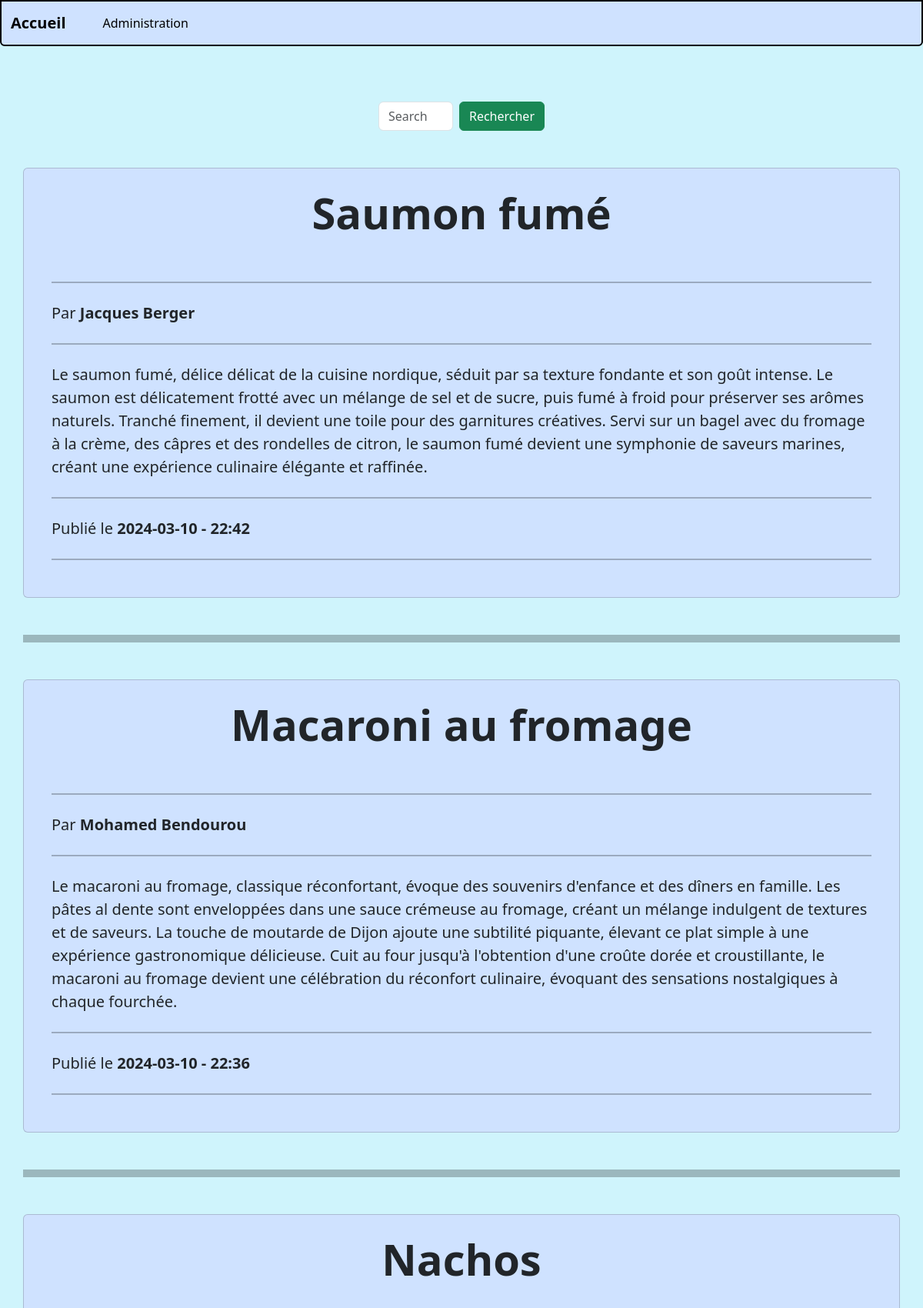
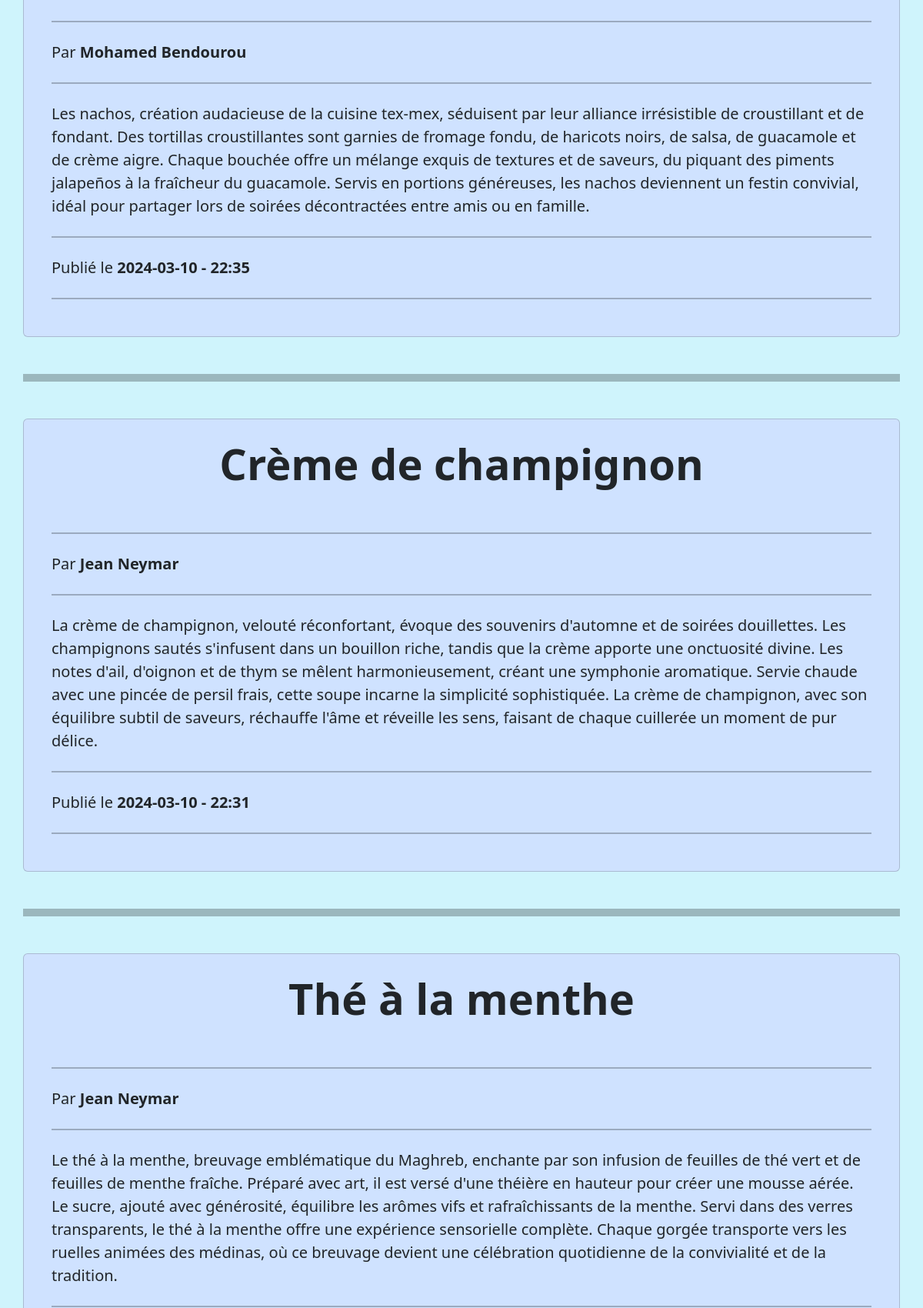
The page / (upper part) on the database its author committed (2 pictures, top to bottom).
### tables this page shows
CREATE TABLE article (
    identifiant TEXT PRIMARY KEY,
    titre TEXT,
    auteur_id INTEGER,
    date_publication DATE,
    contenu TEXT,
    est_html INTEGER,
    FOREIGN KEY (auteur_id) REFERENCES utilisateur(id)
);

### app.py (the view)
@app.route('/', methods=['GET'])
def index():
    message_logout = request.args.get('message_logout', None)
    message_desactivation = request.args.get('message_desactivation', None)
    articles = get_db().get_all_articles()  # Récupérer les articles de la BD et les mettre dans une variable
    if articles is not None:
        articles = sorted(articles, key=lambda un_article: un_article.date, reverse=True)
        articles = articles[:5]
    for article in articles:
        article.nom_auteur = get_nom_auteur(article.auteur)
    return render_template('index.html', nom='Accueil', liste=articles,
                           message_logout=message_logout, message_desactivation=message_desactivation), 200

### app.py (called while the page is built)
def get_db():
    database = getattr(g, '_database', None)
    if database is None:
        g._database = Database()
    return g._database

def get_nom_auteur(auteur):
    return get_db().get_nom_auteur(auteur)

### database.py (called while the page is built)
    def get_connection(self):
        if self.connection is None:
            self.connection = sqlite3.connect('db/database.db')
        return self.connection

    def get_nom_auteur(self, auteur_id):
        cursor = self.get_connection().cursor()
        cursor.execute("SELECT prenom || ' ' || nom AS nom_complet FROM utilisateur WHERE id = ?",
                       (auteur_id,))
        nom_complet = cursor.fetchone()
        return nom_complet[0]

    def get_all_articles(self):
        cursor = self.get_connection().cursor()
        cursor.execute("SELECT * FROM article")
        articles = cursor.fetchall()
        if len(articles) != 0:
            liste_articles = []
            for article in articles:
                date_formatee = datetime.strptime(article[3], "%Y-%m-%d %H:%M:%S.%f").strftime("%Y-%m-%d - %H:%M")
                liste_articles.append(
                    Article(identifiant=article[0], titre=article[1], auteur=article[2], date=date_formatee,
                            contenu=article[4], est_html=article[5]))
            return liste_articles

### templates/index.html (shortened to what this page needs)
{% extends "template.html" %}
{% block content %}
<div style="width: 20%" class="container mt-5 pt-4 position-relative">
    <form method="post" action="{{ url_for('recherche') }}" class="d-flex needs-validation" novalidate>
       <input pattern=".*\S+.*" name="recherche" class="form-control me-2" type="search" placeholder="Search" aria-label="Search" required>
       <button class="btn btn-success" type="submit">Rechercher</button>
    </form>
</div>
{% for article in liste %}
<div class="container mt-5 pt-4 text-center bg-primary-subtle card mb-4">
    <h1 class="display-4 fw-bold">{{ article.titre }}</h1>
    <div class="p-4">
        <hr class="my-4 border border-black">
        <p class="lead text-start">Par <span class="fw-bold">{{ article.nom_auteur }}</span></p>
        <hr class="my-4 border border-black">
        <div class="lead text-start">
            {% if article.est_html == 1|int %}
        	    {{ article.contenu | safe }}
            {% else %}
        	    <p>{{ article.contenu }}</p>
            {% endif %}
        <hr class="my-4 border border-black">
        <p class="lead text-start">Publié le <span class="fw-bold">{{ article.date }}</span></p>
        <hr class="my-4 border border-black">
        </div>
    </div>
</div>
{% if not loop.last %}
    <hr class="my-4 border border-black border-top border-5 mt-5 container text-center">
{% endif %}
{% endfor %}
{% endblock %}

### templates/template.html (shortened to what this page needs)
<!doctype html>
<html lang="fr">
<head>
    <link href="https://cdn.jsdelivr.net/npm/bootstrap@5.3.3/dist/css/bootstrap.min.css" rel="stylesheet">
</head>
<body class="bg-info-subtle">
<nav class="navbar navbar-expand-lg sticky-top navbar-dark bg-primary-subtle border border-2 border-black rounded-bottom">
    <div class="container-fluid">
        <a class="navbar-brand text-black  fw-bold" href="{{ url_for('index') }}">Accueil</a>
        <ul class="navbar-nav me-auto mb-2 mb-lg-0">
            {% if session['id_session'] %}
                <li class="nav-item dropdown mx-4">
                    <a id="navbarDropdown" class="nav-link dropdown-toggle text-black"
                       role="button" data-bs-toggle="dropdown" aria-expanded="false" href="#">Administration
                    </a>
                    <ul class="dropdown-menu bg-primary-subtle text-light-emphasis" aria-labelledby="navbarDropdown">
                        <li><a class="dropdown-item text-black" href="{{ url_for('admin') }}">Gestion articles</a></li>
                        <li><a class="dropdown-item text-black" href="{{ url_for('utilisateur') }}">Gestion utilisateurs</a></li>
                        <li><hr class="dropdown-divider text-black"></li>
                        <li>
                            <a class="dropdown-item fw-light text-black" href="{{ url_for('profil') }}">Profil
                                <img src="{{ url_for('static', filename='images/Icône - profil.png') }}" alt="Profil" width="40" height="40">
                            </a>
                        </li>
                    </ul>
                </li>
            {% else %}
                <li class="nav-item mx-4">
                    <a class="nav-link text-black" href="{{ url_for('admin') }}">Administration</a>
                </li>
            {% endif %}
        </ul>
    </div>
</nav>
{% block content %}{% endblock %}
</body>
</html>

### rows shown on the page
article: titre "Saumon fumé", nom_auteur "Jacques Berger", contenu "Le saumon fumé, délice délicat de la cuisine nordique, séduit par sa texture fondante et son goût intense. Le saumon est délicatement frotté avec un mélange de sel et de sucre, puis fumé à froid pour préserver ses arômes naturels. Tranché finement, il devient une toile pour des garnitures créatives. Servi sur un bagel avec du fromage à la crème, des câpres et des rondelles de citron, le saumon fumé devient une symphonie de saveurs marines, créant une expérience culinaire élégante et raffinée.", date "2024-03-10 - 22:42"
article: titre "Macaroni au fromage", nom_auteur "Mohamed Bendourou", contenu "Le macaroni au fromage, classique réconfortant, évoque des souvenirs d'enfance et des dîners en famille. Les pâtes al dente sont enveloppées dans une sauce crémeuse au fromage, créant un mélange indulgent de textures et de saveurs. La touche de moutarde de Dijon ajoute une subtilité piquante, élevant ce plat simple à une expérience gastronomique délicieuse. Cuit au four jusqu'à l'obtention d'une croûte dorée et croustillante, le macaroni au fromage devient une célébration du réconfort culinaire, évoquant des sensations nostalgiques à chaque fourchée.", date "2024-03-10 - 22:36"
article: titre "Nachos", nom_auteur "Mohamed Bendourou", contenu "Les nachos, création audacieuse de la cuisine tex-mex, séduisent par leur alliance irrésistible de croustillant et de fondant. Des tortillas croustillantes sont garnies de fromage fondu, de haricots noirs, de salsa, de guacamole et de crème aigre. Chaque bouchée offre un mélange exquis de textures et de saveurs, du piquant des piments jalapeños à la fraîcheur du guacamole. Servis en portions généreuses, les nachos deviennent un festin convivial, idéal pour partager lors de soirées décontractées entre amis ou en famille.", date "2024-03-10 - 22:35"
article: titre "Crème de champignon", nom_auteur "Jean Neymar", contenu "La crème de champignon, velouté réconfortant, évoque des souvenirs d'automne et de soirées douillettes. Les champignons sautés s'infusent dans un bouillon riche, tandis que la crème apporte une onctuosité divine. Les notes d'ail, d'oignon et de thym se mêlent harmonieusement, créant une symphonie aromatique. Servie chaude avec une pincée de persil frais, cette soupe incarne la simplicité sophistiquée. La crème de champignon, avec son équilibre subtil de saveurs, réchauffe l'âme et réveille les sens, faisant de chaque cuillerée un moment de pur délice.", date "2024-03-10 - 22:31"
article: titre "Thé à la menthe", nom_auteur "Jean Neymar", contenu "Le thé à la menthe, breuvage emblématique du Maghreb, enchante par son infusion de feuilles de thé vert et de feuilles de menthe fraîche. Préparé avec art, il est versé d'une théière en hauteur pour créer une mousse aérée. Le sucre, ajouté avec générosité, équilibre les arômes vifs et rafraîchissants de la menthe. Servi dans des verres transparents, le thé à la menthe offre une expérience sensorielle complète. Chaque gorgée transporte vers les ruelles animées des médinas, où ce breuvage devient une célébration quotidienne de la convivialité et de la tradition."
